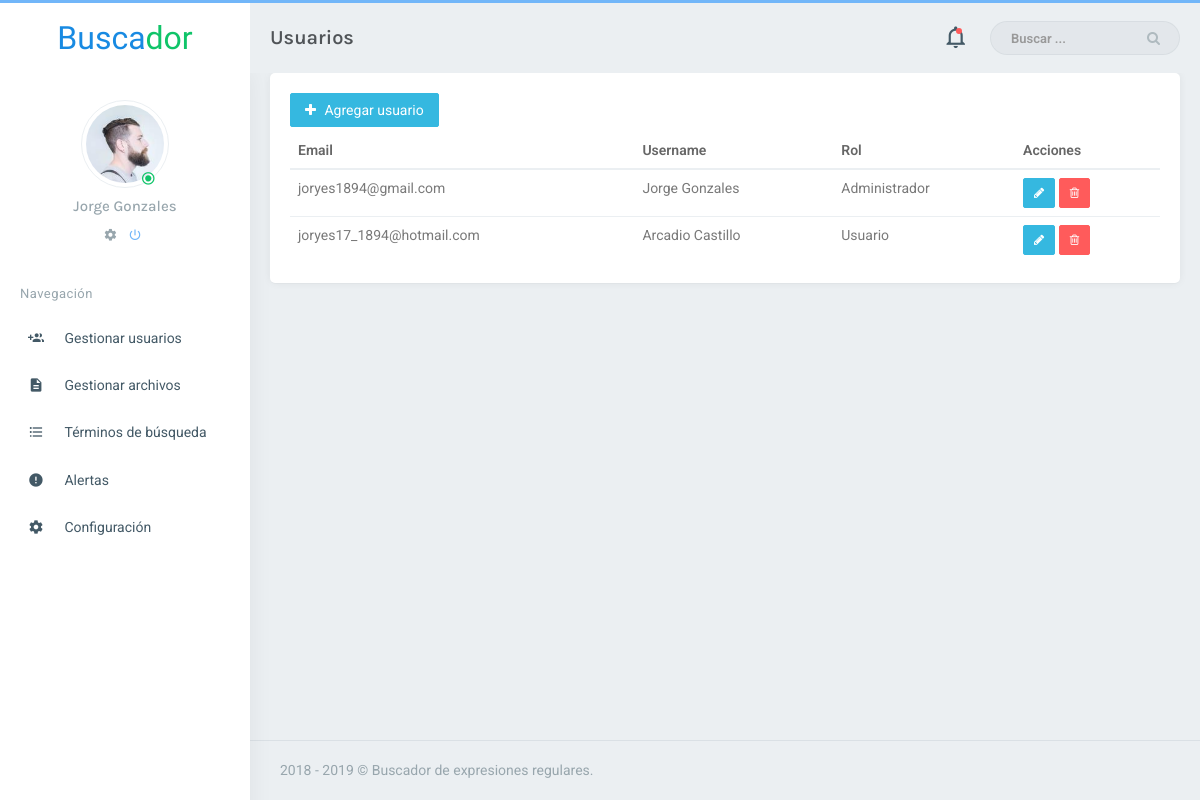
/vistas/usuarios.php (signed in), run on an earlier commit of the app's database.
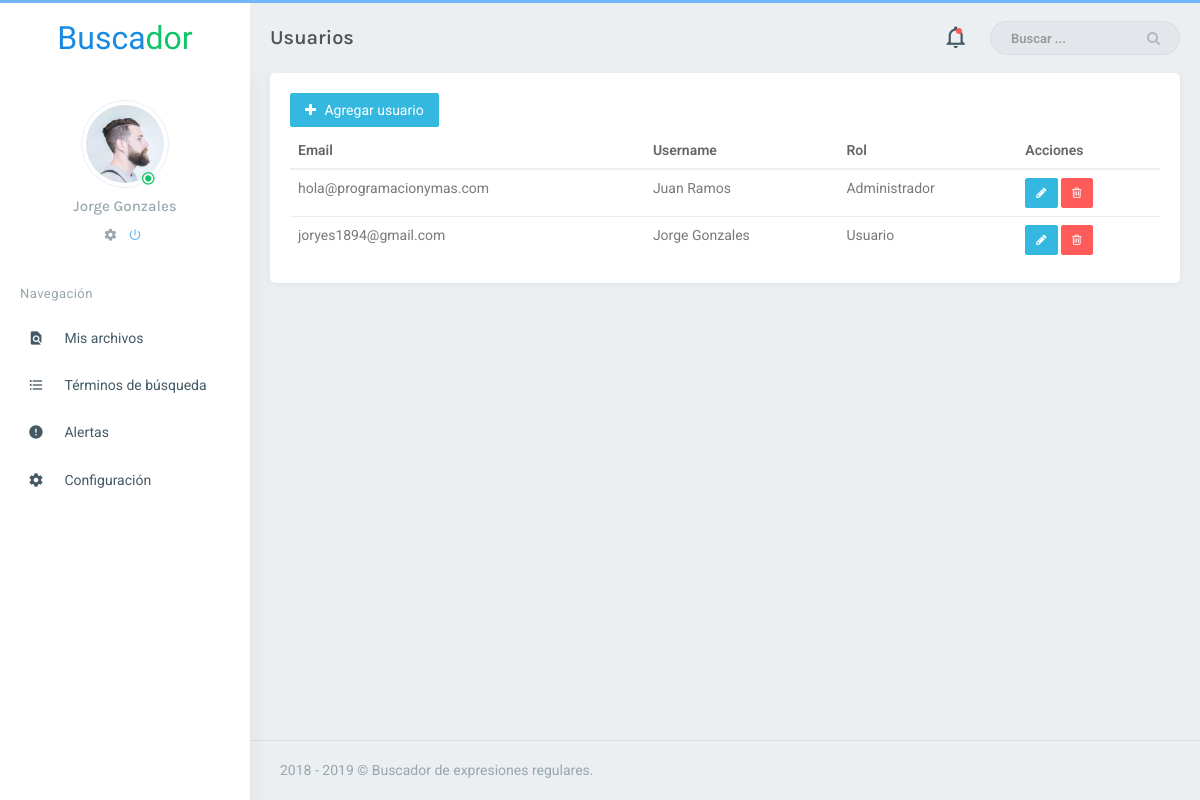
And on a later commit of the database.
### tables this page shows
CREATE TABLE `usuario` (
  `id` int(11) NOT NULL,
  `email` varchar(100) DEFAULT NULL UNIQUE,
  `username` varchar(50) DEFAULT NULL UNIQUE,
  `password` varchar(200) DEFAULT NULL,
  `rol` int(11) NOT NULL,
  `activo` tinyint(1) NOT NULL DEFAULT '1'
);

### controladores/UsuarioController.php (called while the page is built, shortened)
<?php
	class UsuarioController extends Conexion {
		function listaUsuarios(){
			$conn = $this->conectar();
			$sql = $conn->prepare('SELECT id, email, username, rol, activo FROM usuario');
			$sql->execute();
			$users = $sql->fetchAll();
			return $users;
		}
	}

### rutas/listaUsuarios.php (called while the page is built)
<?php
include '../controladores/UsuarioController.php';
$controller = new UsuarioController();
$usuarios = $controller->listaUsuarios();

### vistas/usuarios.php (the view, shortened to what this page needs)
<!DOCTYPE html>
<html>
    <?php include 'layouts/panel/head.php'; ?>
    <body class="fixed-left">
        <div id="wrapper">
            <?php
                $pageTitle = 'Usuarios';
                include 'layouts/panel/topbar.php'
            ?>
            <?php include 'layouts/panel/left-sidebar.php' ?>
            <?php include '../rutas/listaUsuarios.php'; ?>
            <div class="content-page">
                <div class="content">
                    <div class="container">
                        <div class="card-box">
                            <button id="btn-create" class="btn btn-info waves-effect waves-light m-b-5"> <i class="fa fa-plus m-r-5"></i> <span>Agregar usuario</span> </button>
                            <table class="table table table-hover m-0">
                                <thead>
                                    <tr>
                                        <th>Email</th>
                                        <th>Username</th>
                                        <th>Rol</th>
                                        <th>Acciones</th>
                                    </tr>
                                </thead>
                                <tbody>
                                <?php
                                    foreach ($usuarios as $usuario) {
                                ?>
                                    <tr>
                                        <td><?php echo $usuario["email"] ?></td>
                                        <td><?php echo $usuario["username"] ?></td>
                                        <?php
                                        if ($usuario['rol'] == 1) {
                                        ?>
                                            <td>Usuario</td>
                                        <?php
                                        } else {
                                        ?>
                                            <td>Administrador</td>
                                        <?php
                                        }
                                        ?>
                                        <td>
                                            <button class="btn btn-sm btn-info"
                                                data-email="<?= $usuario["email"] ?>"
                                                data-username="<?= $usuario["username"] ?>"
                                                data-edit="<?= $usuario["id"] ?>">
                                                <i class="fa fa-pencil"></i>
                                            </button>
                                            <button class="btn btn-sm btn-danger"
                                                data-username="<?= $usuario["username"] ?>"
                                                data-delete="<?= $usuario["id"] ?>">
                                                <i class="fa fa-trash-o"></i>
                                            </button>
                                        </td>
                                    </tr>
                                <?php
                                    }
                                ?>
                                </tbody>
                            </table>
                		</div>
                    </div>
                </div>
                <?php include 'footer.php'; ?>
            </div>
        </div>
    </body>
</html>

### vistas/layouts/panel/head.php (shortened to what this page needs)
<head>
	<link rel="stylesheet" href="../assets/plugins/morris/morris.css">
    <link href="../assets/plugins/multiselect/css/multi-select.css" rel="stylesheet" />
    <link href="../assets/css/bootstrap.min.css" rel="stylesheet" />
    <link href="../assets/css/core.css" rel="stylesheet" />
    <link href="../assets/css/components.css" rel="stylesheet" />
    <link href="../assets/css/icons.css" rel="stylesheet" />
    <link href="../assets/css/pages.css" rel="stylesheet" />
    <link href="../assets/css/menu.css" rel="stylesheet" />
    <link href="../assets/css/responsive.css" rel="stylesheet" />
</head>

### vistas/layouts/panel/topbar.php (shortened to what this page needs)
<div class="topbar">
    <div class="topbar-left">
        <a href="#" class="logo">
            <span>
                Busca<span>dor</span>
            </span>
        </a>
    </div>
    <div class="navbar navbar-default" role="navigation">
        <div class="container">
            <ul class="nav navbar-nav navbar-left">
                <li>
                    <h4 class="page-title"><?= $pageTitle ?></h4>
                </li>
            </ul>
            <ul class="nav navbar-nav navbar-right">
                <li>
                    <div class="notification-box">
                        <ul class="list-inline m-b-0">
                            <li>
                                <a href="javascript:void(0);" class="right-bar-toggle">
                                    <i class="zmdi zmdi-notifications-none"></i>
                                </a>
                                <div class="noti-dot">
                                    <span class="pulse"></span>
                                </div>
                            </li>
                        </ul>
                    </div>
                </li>
                <li class="hidden-xs">
                    <form role="search" class="app-search">
                        <input type="text" placeholder="Buscar ..." class="form-control">
                        <a href="">
                            <i class="fa fa-search"></i>
                        </a>
                    </form>
                </li>
            </ul>
        </div>
    </div>
</div>

### vistas/layouts/panel/left-sidebar.php
<div class="left side-menu">
    <div class="sidebar-inner slimscrollleft">
        <div class="user-box">
            <div class="user-img">
                <img src="../assets/images/users/avatar-1.jpg" class="img-circle img-thumbnail img-responsive">
                <div class="user-status online">
                    <i class="zmdi zmdi-dot-circle"></i>
                </div>
            </div>
            <h5>
                <a href="#"><?= $_SESSION['username'] ?></a>
            </h5>
            <ul class="list-inline">
                <li>
                    <a href="configuracion.php">
                        <i class="zmdi zmdi-settings"></i>
                    </a>
                </li>
                <li>
                    <a href="../rutas/logout.php" class="text-custom">
                        <i class="zmdi zmdi-power"></i>
                    </a>
                </li>
            </ul>
        </div>
        <?php include 'layouts/panel/menu-items.php'; ?>
    </div>
</div>

### vistas/layouts/panel/menu-items.php (shortened to what this page needs)
<div id="sidebar-menu">
    <ul>
    	<li class="text-muted menu-title">Navegación</li>
        <?php if ($_SESSION['rol']==2) { ?>
        <li>
            <a href="usuarios.php" class="waves-effect">
                <i class="zmdi zmdi-accounts-add"></i>
                <span>Gestionar usuarios</span>
            </a>
        </li>
        <li>
            <a href="archivos.php" class="waves-effect">
                <i class="zmdi zmdi-file-text"></i>
                <span>Gestionar archivos</span>
            </a>
        </li>
        <?php } elseif ($_SESSION['rol']==1) { ?>
        <li>
            <a href="buscador.php" class="waves-effect">
                <i class="zmdi zmdi-search-in-file"></i>
                <span>Mis archivos</span>
            </a>
        </li>
        <?php } ?>
        <li>
            <a href="terminos.php" class="waves-effect">
                <i class="zmdi zmdi-format-list-bulleted"></i>
                <span>Términos de búsqueda</span>
            </a>
        </li>
        <li>
            <a href="alertas.php" class="waves-effect">
                <i class="zmdi zmdi-alert-circle"></i>
                <span>Alertas</span>
            </a>
        </li>
        <li>
            <a href="configuracion.php" class="waves-effect">
                <i class="zmdi zmdi-settings"></i>
                <span>Configuración</span>
            </a>
        </li>
    </ul>
</div>

### vistas/footer.php
<footer class="footer text-right">
    2018 - 2019 © Buscador de expresiones regulares.
</footer>

### assets/css/core.css (style rules this page uses)
body { background: #ebeff2; font-family: 'Roboto', sans-serif; margin: 0; padding-bottom: 60px; overflow-x: hidden; color: #797979; }
html { position: relative; min-height: 100%; background: #ebeff2; }
h1, h2, h3, h4, h5, h6 { color: #505458; font-family: 'Karla', sans-serif; margin: 10px 0; }
h4 { line-height: 22px; }
h5 { font-size: 15px; }
* { outline: none !important; }
.container { width: auto; }
.footer { border-top: 1px solid rgba(152, 166, 173, 0.2); bottom: 0px; color: #98a6ad; text-align: left !important; padding: 19px 30px 20px; position: absolute; right: 0px; left: 250px; }
#wrapper { height: 100%; overflow: hidden; width: 100%; }
.page-title { font-size: 20px; font-weight: 600; margin-bottom: 0px; margin-top: 0px; line-height: 70px; }
.m-0 { margin: 0px !important; }
.m-r-5 { margin-right: 5px !important; }
.m-b-0 { margin-bottom: 0px !important; }
.m-b-5 { margin-bottom: 5px !important; }
.card-box { padding: 20px; box-shadow: 0 0px 8px 0 rgba(0, 0, 0, 0.06), 0 1px 0px 0 rgba(0, 0, 0, 0.02); -webkit-border-radius: 5px; border-radius: 5px; -moz-border-radius: 5px; background-clip: padding-box; margin-bottom: 20px; background-color: #ffffff; }
.img-thumbnail { border: 1px solid #EBEFF2; }
.text-custom { color: #71b6f9 !important; }
.text-muted { color: #98a6ad !important; }
.form-control { background-color: #FFFFFF; border: 1px solid #E3E3E3; border-radius: 4px; color: #565656; padding: 7px 12px; height: 38px; max-width: 100%; -webkit-box-shadow: none; box-shadow: none; -webkit-transition: all 300ms linear; -moz-transition: all 300ms linear; -o-transition: all 300ms linear; -ms-transition: all 300ms linear; transition: all 300ms linear; }
.waves-effect { position: relative; cursor: pointer; display: inline-block; overflow: hidden; -webkit-user-select: none; -moz-user-select: none; -ms-user-select: none; user-select: none; -webkit-tap-highlight-color: transparent; vertical-align: middle; z-index: 1; will-change: opacity, transform; -webkit-transition: all 0.3s ease-out; -moz-transition: all 0.3s ease-out; -o-transition: all 0.3s ease-out; -ms-transition: all 0.3s ease-out; transition: all 0.3s ease-out; }

### assets/css/components.css (style rules this page uses)
.btn { border-radius: 2px; padding: 6px 14px; }
.btn-group-sm > .btn, .btn-sm { padding: 5px 10px !important; }
.btn-custom, .btn-primary, .btn-success, .btn-info, .btn-warning, .btn-danger, .btn-inverse, .btn-purple, .btn-pink { color: #ffffff !important; }
.btn-info { background-color: #35b8e0 !important; border: 1px solid #35b8e0 !important; }
.btn-danger { background-color: #ff5b5b !important; border: 1px solid #ff5b5b !important; }
.table { margin-bottom: 10px; }
.table > thead > tr > th, .table > tbody > tr > th, .table > tfoot > tr > th, .table > thead > tr > td, .table > tbody > tr > td, .table > tfoot > tr > td, .table > thead > tr > th, .table-bordered { border-top: 1px solid #ebeff2; }
.table > thead > tr > th { vertical-align: bottom; border-bottom: 2px solid #ebeff2; }
tbody { color: #797979; }
th { color: #666666; font-weight: 600; }

What changed in the data, as far as the page shows it:
removed usuario: email "joryes17_1894@hotmail.com", username "Arcadio Castillo", rol "Usuario"
added usuario: email "hola@programacionymas.com", username "Juan Ramos", rol "Administrador"
changed usuario "joryes1894@gmail.com": rol "Administrador" → "Usuario"
Also different on the page:
text no longer shown: "Gestionar usuarios Gestionar archivos"
text now shown: "Mis archivos"
